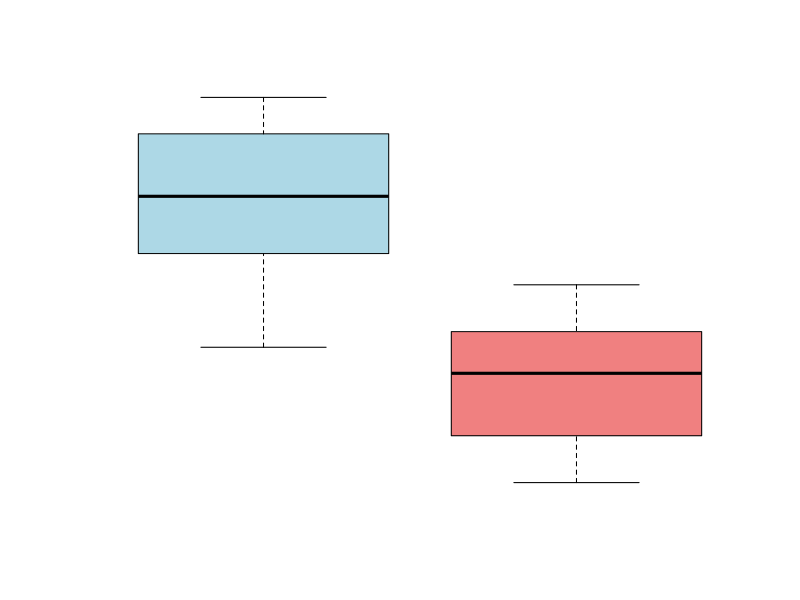

Here is the R script that generated this plot: (Note: this script raises an error after producing the figure.)

Fund_A = c(6.5, 5.8, 7.2, 4.9, 6.1, 5.5, 7.3, 6.7, 5.2, 7.0, 
            6.4, 5.9, 6.8, 5.7, 7.1, 6.3, 5.6, 6.9, 7.2, 6.0, 
            5.8, 7.3, 6.5, 5.9)
Fund_B = c(4.3, 5.1, 3.8, 5.5, 4.7, 3.9, 5.0, 4.8, 5.3, 4.5, 
            5.2, 4.0, 3.6, 4.9, 4.4, 5.1, 4.3, 4.8, 4.0, 3.7, 
            5.5, 4.1, 4.6, 5.0)

summary(Fund_A)
summary(Fund_B)
par_A = c(mean(Fund_A), sd(Fund_A), length(Fund_A))
par_B = c(mean(Fund_B), sd(Fund_B), length(Fund_B))
par_A
par_B

t_test = t.test(Fund_A, Fund_B, alternative = "greater", var.equal = FALSE)
t_test

Fund_A = as.numeric(Fund_A)
Fund_B = as.numeric(Fund_B)

boxplot(Fund_A, Fund_B, names = c("FundA, FundB"), 
    col = c("lightblue", "lightcoral"), 
    main = "Comparison of Fund Returns", 
    ylab = "Monthly Returns (%)")

plot(density(Fund_A), col = "blue", lwd = 2, main = "Density Plots of Fund Returns", 
    xlab = "Monthly Returns (%)", ylab = "Density", ylim = c(0, 1), xaxt = "n")
    lines(density(Fund_B), col = "red", lwd = 2)
    legend("topright", legend = c("FundA", "FundB"), col = c("blue", "red"), lwd = 2)

library(car)
leveneTest(c(Fund_A, Fund_B), factor(rep(1:2, each = length(Fund_A))))

t_test_result <- t.test(Fund_A, Fund_B, alternative = "greater", var.equal = FALSE)
t_test_result$conf.int

